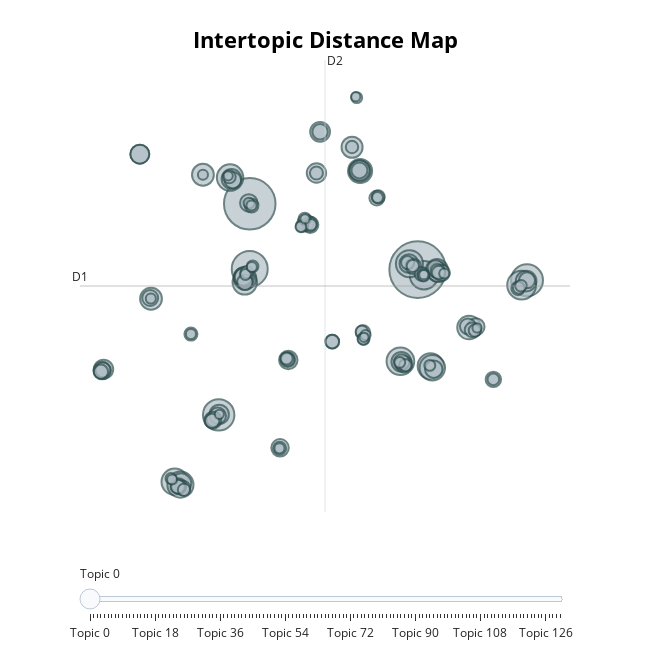

The notebook cell this image was saved under:
### Code cell
from bertopic import BERTopic
from umap import UMAP
import hdbscan
from sklearn.feature_extraction.text import CountVectorizer
import pandas as pd

# ✅ Load your data
df = pd.read_csv("SRFP/chunked_transcripts.csv")  # Update filename if needed
docs = df["Chunk_Text"].tolist()

# ✅ UMAP for dimensionality reduction
umap_model = UMAP(
    n_neighbors=10,      # Controls local vs global structure
    n_components=5,      # Dimensionality (lower = more general clusters)
    min_dist=0.1,        # Lower means tighter clusters
    metric='cosine',
    random_state=42
)

# ✅ HDBSCAN for clustering
hdbscan_model = hdbscan.HDBSCAN(
    min_cluster_size=5,            # Minimum size for a topic
    metric='euclidean',
    cluster_selection_method='eom', # Better separation
    prediction_data=True
)

# ✅ CountVectorizer for topic representations
vectorizer_model = CountVectorizer(
    ngram_range=(1, 2),
    stop_words="english"
)

# ✅ BERTopic Initialization
topic_model = BERTopic(
    umap_model=umap_model,
    hdbscan_model=hdbscan_model,
    vectorizer_model=vectorizer_model,
    calculate_probabilities=True,
    verbose=True,
    top_n_words=10,
    min_topic_size=5,
    low_memory=True
)

# ✅ Fit the model
topics, probs = topic_model.fit_transform(docs)

# ✅ Assign topics back
df["Topic_Label"] = topics

# ✅ Save the data
df.to_csv("SRFP/chunked_with_topics_refined.csv", index=False)

# ✅ Explore topics
topic_info = topic_model.get_topic_info()
print(topic_info)

# ✅ Optional visualization
topic_model.visualize_topics()

### Figure 1 — Plotly figure (JSON) as saved in the notebook; plotly's stock layout.template omitted (floating-point values rounded to 4 significant figures; data arrays with more than 128 entries replaced by an {"elided": "..."} marker saying what was removed)
{"data": [{"customdata": {"elided": "131x3 mixed values"}, "hovertemplate": "<b>Topic %{customdata[0]}</b><br>%{customdata[1]}<br>Size: %{customdata[2]}", "legendgroup": "", "marker": {"color": "#B0BEC5", "line": {"color": "DarkSlateGrey", "width": 2}, "size": {"elided": "131 int values"}, "sizemode": "area", "sizeref": 0.1175, "symbol": "circle"}, "mode": "markers", "name": "", "orientation": "v", "showlegend": false, "type": "scatter", "x": {"elided": "131 float values"}, "xaxis": "x", "y": {"elided": "131 float values"}, "yaxis": "y"}], "layout": {"annotations": [{"showarrow": false, "text": "D1", "x": -11.61, "y": 4.288, "yshift": 10}, {"showarrow": false, "text": "D2", "x": 6.118, "xshift": 10, "y": 21.88}], "height": 650, "hoverlabel": {"bgcolor": "white", "font": {"family": "Rockwell", "size": 16}}, "legend": {"itemsizing": "constant", "tracegroupgap": 0}, "margin": {"t": 60}, "shapes": [{"line": {"color": "#CFD8DC", "width": 2}, "type": "line", "x0": 6.118, "x1": 6.118, "y0": -13.3, "y1": 21.88}, {"line": {"color": "#9E9E9E", "width": 2}, "type": "line", "x0": -11.61, "x1": 23.85, "y0": 4.288, "y1": 4.288}], "sliders": [{"active": 0, "pad": {"t": 50}, "steps": [{"args": [{"marker.color": {"elided": "1x131 str values"}}], "label": "Topic 0", "method": "update"}, {"args": [{"marker.color": {"elided": "1x131 str values"}}], "label": "Topic 1", "method": "update"}, {"args": [{"marker.color": {"elided": "1x131 str values"}}], "label": "Topic 2", "method": "update"}, {"args": [{"marker.color": {"elided": "1x131 str values"}}], "label": "Topic 3", "method": "update"}, {"args": [{"marker.color": {"elided": "1x131 str values"}}], "label": "Topic 4", "method": "update"}, {"args": [{"marker.color": {"elided": "1x131 str values"}}], "label": "Topic 5", "method": "update"}, {"args": [{"marker.color": {"elided": "1x131 str values"}}], "label": "Topic 6", "method": "update"}, {"args": [{"marker.color": {"elided": "1x131 str values"}}], "label": "Topic 7", "method": "update"}, {"args": [{"marker.color": {"elided": "1x131 str values"}}], "label": "Topic 8", "method": "update"}, {"args": [{"marker.color": {"elided": "1x131 str values"}}], "label": "Topic 9", "method": "update"}, {"args": [{"marker.color": {"elided": "1x131 str values"}}], "label": "Topic 10", "method": "update"}, {"args": [{"marker.color": {"elided": "1x131 str values"}}], "label": "Topic 11", "method": "update"}, {"args": [{"marker.color": {"elided": "1x131 str values"}}], "label": "Topic 12", "method": "update"}, {"args": [{"marker.color": {"elided": "1x131 str values"}}], "label": "Topic 13", "method": "update"}, {"args": [{"marker.color": {"elided": "1x131 str values"}}], "label": "Topic 14", "method": "update"}, {"args": [{"marker.color": {"elided": "1x131 str values"}}], "label": "Topic 15", "method": "update"}, {"args": [{"marker.color": {"elided": "1x131 str values"}}], "label": "Topic 16", "method": "update"}, {"args": [{"marker.color": {"elided": "1x131 str values"}}], "label": "Topic 17", "method": "update"}, {"args": [{"marker.color": {"elided": "1x131 str values"}}], "label": "Topic 18", "method": "update"}, {"args": [{"marker.color": {"elided": "1x131 str values"}}], "label": "Topic 19", "method": "update"}, {"args": [{"marker.color": {"elided": "1x131 str values"}}], "label": "Topic 20", "method": "update"}, {"args": [{"marker.color": {"elided": "1x131 str values"}}], "label": "Topic 21", "method": "update"}, {"args": [{"marker.color": {"elided": "1x131 str values"}}], "label": "Topic 22", "method": "update"}, {"args": [{"marker.color": {"elided": "1x131 str values"}}], "label": "Topic 23", "method": "update"}, {"args": [{"marker.color": {"elided": "1x131 str values"}}], "label": "Topic 24", "method": "update"}, {"args": [{"marker.color": {"elided": "1x131 str values"}}], "label": "Topic 25", "method": "update"}, {"args": [{"marker.color": {"elided": "1x131 str values"}}], "label": "Topic 26", "method": "update"}, {"args": [{"marker.color": {"elided": "1x131 str values"}}], "label": "Topic 27", "method": "update"}, {"args": [{"marker.color": {"elided": "1x131 str values"}}], "label": "Topic 28", "method": "update"}, {"args": [{"marker.color": {"elided": "1x131 str values"}}], "label": "Topic 29", "method": "update"}, {"args": [{"marker.color": {"elided": "1x131 str values"}}], "label": "Topic 30", "method": "update"}, {"args": [{"marker.color": {"elided": "1x131 str values"}}], "label": "Topic 31", "method": "update"}, {"args": [{"marker.color": {"elided": "1x131 str values"}}], "label": "Topic 32", "method": "update"}, {"args": [{"marker.color": {"elided": "1x131 str values"}}], "label": "Topic 33", "method": "update"}, {"args": [{"marker.color": {"elided": "1x131 str values"}}], "label": "Topic 34", "method": "update"}, {"args": [{"marker.color": {"elided": "1x131 str values"}}], "label": "Topic 35", "method": "update"}, {"args": [{"marker.color": {"elided": "1x131 str values"}}], "label": "Topic 36", "method": "update"}, {"args": [{"marker.color": {"elided": "1x131 str values"}}], "label": "Topic 37", "method": "update"}, {"args": [{"marker.color": {"elided": "1x131 str values"}}], "label": "Topic 38", "method": "update"}, {"args": [{"marker.color": {"elided": "1x131 str values"}}], "label": "Topic 39", "method": "update"}, {"args": [{"marker.color": {"elided": "1x131 str values"}}], "label": "Topic 40", "method": "update"}, {"args": [{"marker.color": {"elided": "1x131 str values"}}], "label": "Topic 41", "method": "update"}, {"args": [{"marker.color": {"elided": "1x131 str values"}}], "label": "Topic 42", "method": "update"}, {"args": [{"marker.color": {"elided": "1x131 str values"}}], "label": "Topic 43", "method": "update"}, {"args": [{"marker.color": {"elided": "1x131 str values"}}], "label": "Topic 44", "method": "update"}, {"args": [{"marker.color": {"elided": "1x131 str values"}}], "label": "Topic 45", "method": "update"}, {"args": [{"marker.color": {"elided": "1x131 str values"}}], "label": "Topic 46", "method": "update"}, {"args": [{"marker.color": {"elided": "1x131 str values"}}], "label": "Topic 47", "method": "update"}, {"args": [{"marker.color": {"elided": "1x131 str values"}}], "label": "Topic 48", "method": "update"}, {"args": [{"marker.color": {"elided": "1x131 str values"}}], "label": "Topic 49", "method": "update"}, {"args": [{"marker.color": {"elided": "1x131 str values"}}], "label": "Topic 50", "method": "update"}, {"args": [{"marker.color": {"elided": "1x131 str values"}}], "label": "Topic 51", "method": "update"}, {"args": [{"marker.color": {"elided": "1x131 str values"}}], "label": "Topic 52", "method": "update"}, {"args": [{"marker.color": {"elided": "1x131 str values"}}], "label": "Topic 53", "method": "update"}, {"args": [{"marker.color": {"elided": "1x131 str values"}}], "label": "Topic 54", "method": "update"}, {"args": [{"marker.color": {"elided": "1x131 str values"}}], "label": "Topic 55", "method": "update"}, {"args": [{"marker.color": {"elided": "1x131 str values"}}], "label": "Topic 56", "method": "update"}, {"args": [{"marker.color": {"elided": "1x131 str values"}}], "label": "Topic 57", "method": "update"}, {"args": [{"marker.color": {"elided": "1x131 str values"}}], "label": "Topic 58", "method": "update"}, {"args": [{"marker.color": {"elided": "1x131 str values"}}], "label": "Topic 59", "method": "update"}, {"args": [{"marker.color": {"elided": "1x131 str values"}}], "label": "Topic 60", "method": "update"}, {"args": [{"marker.color": {"elided": "1x131 str values"}}], "label": "Topic 61", "method": "update"}, {"args": [{"marker.color": {"elided": "1x131 str values"}}], "label": "Topic 62", "method": "update"}, {"args": [{"marker.color": {"elided": "1x131 str values"}}], "label": "Topic 63", "method": "update"}, {"args": [{"marker.color": {"elided": "1x131 str values"}}], "label": "Topic 64", "method": "update"}, {"args": [{"marker.color": {"elided": "1x131 str values"}}], "label": "Topic 65", "method": "update"}, {"args": [{"marker.color": {"elided": "1x131 str values"}}], "label": "Topic 66", "method": "update"}, {"args": [{"marker.color": {"elided": "1x131 str values"}}], "label": "Topic 67", "method": "update"}, {"args": [{"marker.color": {"elided": "1x131 str values"}}], "label": "Topic 68", "method": "update"}, {"args": [{"marker.color": {"elided": "1x131 str values"}}], "label": "Topic 69", "method": "update"}, {"args": [{"marker.color": {"elided": "1x131 str values"}}], "label": "Topic 70", "method": "update"}, {"args": [{"marker.color": {"elided": "1x131 str values"}}], "label": "Topic 71", "method": "update"}, {"args": [{"marker.color": {"elided": "1x131 str values"}}], "label": "Topic 72", "method": "update"}, {"args": [{"marker.color": {"elided": "1x131 str values"}}], "label": "Topic 73", "method": "update"}, {"args": [{"marker.color": {"elided": "1x131 str values"}}], "label": "Topic 74", "method": "update"}, {"args": [{"marker.color": {"elided": "1x131 str values"}}], "label": "Topic 75", "method": "update"}, {"args": [{"marker.color": {"elided": "1x131 str values"}}], "label": "Topic 76", "method": "update"}, {"args": [{"marker.color": {"elided": "1x131 str values"}}], "label": "Topic 77", "method": "update"}, {"args": [{"marker.color": {"elided": "1x131 str values"}}], "label": "Topic 78", "method": "update"}, {"args": [{"marker.color": {"elided": "1x131 str values"}}], "label": "Topic 79", "method": "update"}, {"args": [{"marker.color": {"elided": "1x131 str values"}}], "label": "Topic 80", "method": "update"}, {"args": [{"marker.color": {"elided": "1x131 str values"}}], "label": "Topic 81", "method": "update"}, {"args": [{"marker.color": {"elided": "1x131 str values"}}], "label": "Topic 82", "method": "update"}, {"args": [{"marker.color": {"elided": "1x131 str values"}}], "label": "Topic 83", "method": "update"}, {"args": [{"marker.color": {"elided": "1x131 str values"}}], "label": "Topic 84", "method": "update"}, {"args": [{"marker.color": {"elided": "1x131 str values"}}], "label": "Topic 85", "method": "update"}, {"args": [{"marker.color": {"elided": "1x131 str values"}}], "label": "Topic 86", "method": "update"}, {"args": [{"marker.color": {"elided": "1x131 str values"}}], "label": "Topic 87", "method": "update"}, {"args": [{"marker.color": {"elided": "1x131 str values"}}], "label": "Topic 88", "method": "update"}, {"args": [{"marker.color": {"elided": "1x131 str values"}}], "label": "Topic 89", "method": "update"}, {"args": [{"marker.color": {"elided": "1x131 str values"}}], "label": "Topic 90", "method": "update"}, {"args": [{"marker.color": {"elided": "1x131 str values"}}], "label": "Topic 91", "method": "update"}, {"args": [{"marker.color": {"elided": "1x131 str values"}}], "label": "Topic 92", "method": "update"}, {"args": [{"marker.color": {"elided": "1x131 str values"}}], "label": "Topic 93", "method": "update"}, {"args": [{"marker.color": {"elided": "1x131 str values"}}], "label": "Topic 94", "method": "update"}, {"args": [{"marker.color": {"elided": "1x131 str values"}}], "label": "Topic 95", "method": "update"}, {"args": [{"marker.color": {"elided": "1x131 str values"}}], "label": "Topic 96", "method": "update"}, {"args": [{"marker.color": {"elided": "1x131 str values"}}], "label": "Topic 97", "method": "update"}, {"args": [{"marker.color": {"elided": "1x131 str values"}}], "label": "Topic 98", "method": "update"}, {"args": [{"marker.color": {"elided": "1x131 str values"}}], "label": "Topic 99", "method": "update"}, {"args": [{"marker.color": {"elided": "1x131 str values"}}], "label": "Topic 100", "method": "update"}, {"args": [{"marker.color": {"elided": "1x131 str values"}}], "label": "Topic 101", "method": "update"}, {"args": [{"marker.color": {"elided": "1x131 str values"}}], "label": "Topic 102", "method": "update"}, {"args": [{"marker.color": {"elided": "1x131 str values"}}], "label": "Topic 103", "method": "update"}, {"args": [{"marker.color": {"elided": "1x131 str values"}}], "label": "Topic 104", "method": "update"}, {"args": [{"marker.color": {"elided": "1x131 str values"}}], "label": "Topic 105", "method": "update"}, {"args": [{"marker.color": {"elided": "1x131 str values"}}], "label": "Topic 106", "method": "update"}, {"args": [{"marker.color": {"elided": "1x131 str values"}}], "label": "Topic 107", "method": "update"}, {"args": [{"marker.color": {"elided": "1x131 str values"}}], "label": "Topic 108", "method": "update"}, {"args": [{"marker.color": {"elided": "1x131 str values"}}], "label": "Topic 109", "method": "update"}, {"args": [{"marker.color": {"elided": "1x131 str values"}}], "label": "Topic 110", "method": "update"}, {"args": [{"marker.color": {"elided": "1x131 str values"}}], "label": "Topic 111", "method": "update"}, {"args": [{"marker.color": {"elided": "1x131 str values"}}], "label": "Topic 112", "method": "update"}, {"args": [{"marker.color": {"elided": "1x131 str values"}}], "label": "Topic 113", "method": "update"}, {"args": [{"marker.color": {"elided": "1x131 str values"}}], "label": "Topic 114", "method": "update"}, {"args": [{"marker.color": {"elided": "1x131 str values"}}], "label": "Topic 115", "method": "update"}, {"args": [{"marker.color": {"elided": "1x131 str values"}}], "label": "Topic 116", "method": "update"}, {"args": [{"marker.color": {"elided": "1x131 str values"}}], "label": "Topic 117", "method": "update"}, {"args": [{"marker.color": {"elided": "1x131 str values"}}], "label": "Topic 118", "method": "update"}, {"args": [{"marker.color": {"elided": "1x131 str values"}}], "label": "Topic 119", "method": "update"}, {"args": [{"marker.color": {"elided": "1x131 str values"}}], "label": "Topic 120", "method": "update"}, {"args": [{"marker.color": {"elided": "1x131 str values"}}], "label": "Topic 121", "method": "update"}, {"args": [{"marker.color": {"elided": "1x131 str values"}}], "label": "Topic 122", "method": "update"}, {"args": [{"marker.color": {"elided": "1x131 str values"}}], "label": "Topic 123", "method": "update"}, {"args": [{"marker.color": {"elided": "1x131 str values"}}], "label": "Topic 124", "method": "update"}, {"args": [{"marker.color": {"elided": "1x131 str values"}}], "label": "Topic 125", "method": "update"}, {"args": [{"marker.color": {"elided": "1x131 str values"}}], "label": "Topic 126", "method": "update"}, {"args": [{"marker.color": {"elided": "1x131 str values"}}], "label": "Topic 127", "method": "update"}, {"args": [{"marker.color": {"elided": "1x131 str values"}}], "label": "Topic 128", "method": "update"}, {"args": [{"marker.color": {"elided": "1x131 str values"}}], "label": "Topic 129", "method": "update"}, {"args": [{"marker.color": {"elided": "1x131 str values"}}], "label": "Topic 130", "method": "update"}]}], "title": {"font": {"color": "Black", "size": 22}, "text": "<b>Intertopic Distance Map</b>", "x": 0.5, "xanchor": "center", "y": 0.95, "yanchor": "top"}, "width": 650, "xaxis": {"anchor": "y", "domain": [0, 1], "range": [-11.61, 23.85], "title": {"text": ""}, "visible": false}, "yaxis": {"anchor": "x", "domain": [0, 1], "range": [-13.3, 21.88], "title": {"text": ""}, "visible": false}}}
